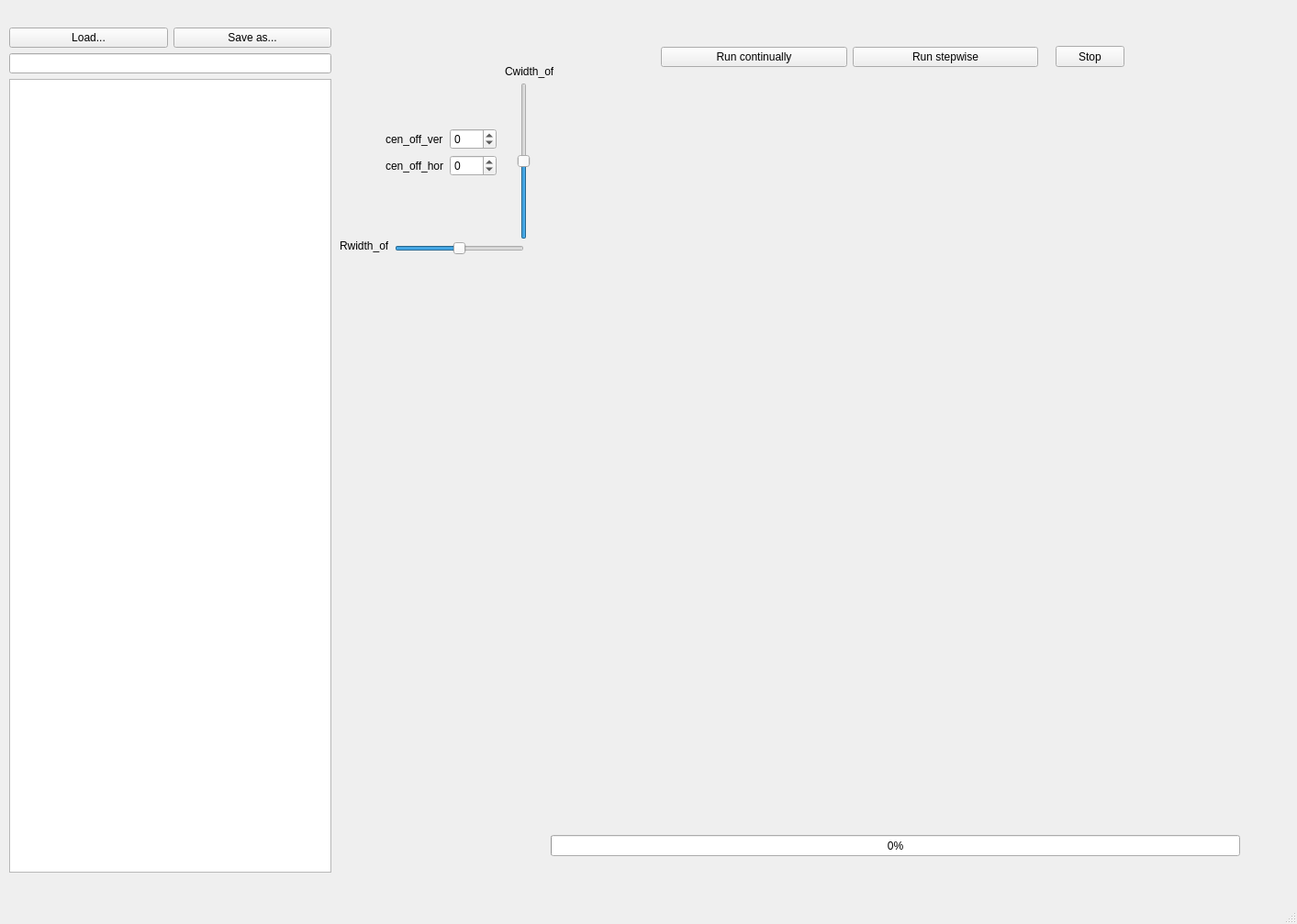
<?xml version="1.0" encoding="UTF-8"?>
<ui version="4.0">
 <class>openfile</class>
 <widget class="QMainWindow" name="openfile">
  <property name="geometry">
   <rect>
    <x>0</x>
    <y>0</y>
    <width>1413</width>
    <height>1007</height>
   </rect>
  </property>
  <property name="windowTitle">
   <string>MainWindow</string>
  </property>
  <widget class="QWidget" name="centralwidget">
   <property name="sizePolicy">
    <sizepolicy hsizetype="Expanding" vsizetype="Expanding">
     <horstretch>0</horstretch>
     <verstretch>0</verstretch>
    </sizepolicy>
   </property>
   <widget class="MplWidget" name="MplWidget" native="true">
    <property name="geometry">
     <rect>
      <x>600</x>
      <y>90</y>
      <width>751</width>
      <height>261</height>
     </rect>
    </property>
    <property name="sizePolicy">
     <sizepolicy hsizetype="Expanding" vsizetype="Expanding">
      <horstretch>0</horstretch>
      <verstretch>0</verstretch>
     </sizepolicy>
    </property>
   </widget>
   <widget class="QSlider" name="horizontalSlider">
    <property name="geometry">
     <rect>
      <x>430</x>
      <y>260</y>
      <width>141</width>
      <height>22</height>
     </rect>
    </property>
    <property name="minimum">
     <number>-50</number>
    </property>
    <property name="maximum">
     <number>50</number>
    </property>
    <property name="orientation">
     <enum>Qt::Horizontal</enum>
    </property>
   </widget>
   <widget class="QSlider" name="verticalSlider">
    <property name="geometry">
     <rect>
      <x>560</x>
      <y>90</y>
      <width>22</width>
      <height>171</height>
     </rect>
    </property>
    <property name="minimum">
     <number>-50</number>
    </property>
    <property name="maximum">
     <number>50</number>
    </property>
    <property name="orientation">
     <enum>Qt::Vertical</enum>
    </property>
   </widget>
   <widget class="QLabel" name="label_3">
    <property name="geometry">
     <rect>
      <x>550</x>
      <y>70</y>
      <width>53</width>
      <height>16</height>
     </rect>
    </property>
    <property name="text">
     <string>Cwidth_off</string>
    </property>
   </widget>
   <widget class="QLabel" name="label_4">
    <property name="geometry">
     <rect>
      <x>370</x>
      <y>260</y>
      <width>53</width>
      <height>16</height>
     </rect>
    </property>
    <property name="text">
     <string>Rwidth_off</string>
    </property>
   </widget>
   <widget class="QProgressBar" name="progressBar">
    <property name="geometry">
     <rect>
      <x>600</x>
      <y>910</y>
      <width>751</width>
      <height>23</height>
     </rect>
    </property>
    <property name="value">
     <number>0</number>
    </property>
   </widget>
   <widget class="QPushButton" name="stopBtn">
    <property name="geometry">
     <rect>
      <x>1150</x>
      <y>50</y>
      <width>75</width>
      <height>23</height>
     </rect>
    </property>
    <property name="text">
     <string>Stop</string>
    </property>
   </widget>
   <widget class="GraphicsLayoutWidget" name="widget_image" native="true">
    <property name="geometry">
     <rect>
      <x>600</x>
      <y>369</y>
      <width>741</width>
      <height>511</height>
     </rect>
    </property>
   </widget>
   <widget class="QWidget" name="">
    <property name="geometry">
     <rect>
      <x>10</x>
      <y>30</y>
      <width>351</width>
      <height>921</height>
     </rect>
    </property>
    <layout class="QVBoxLayout" name="verticalLayout">
     <item>
      <layout class="QHBoxLayout" name="horizontalLayout">
       <item>
        <widget class="QPushButton" name="open">
         <property name="text">
          <string>Load...</string>
         </property>
        </widget>
       </item>
       <item>
        <widget class="QPushButton" name="save">
         <property name="text">
          <string>Save as...</string>
         </property>
        </widget>
       </item>
      </layout>
     </item>
     <item>
      <widget class="QLineEdit" name="lineEdit">
       <property name="sizePolicy">
        <sizepolicy hsizetype="Expanding" vsizetype="Fixed">
         <horstretch>0</horstretch>
         <verstretch>0</verstretch>
        </sizepolicy>
       </property>
      </widget>
     </item>
     <item>
      <widget class="QTextEdit" name="textEdit"/>
     </item>
    </layout>
   </widget>
   <widget class="QWidget" name="">
    <property name="geometry">
     <rect>
      <x>720</x>
      <y>50</y>
      <width>411</width>
      <height>25</height>
     </rect>
    </property>
    <layout class="QHBoxLayout" name="horizontalLayout_2">
     <item>
      <widget class="QPushButton" name="plot">
       <property name="text">
        <string>Run continually</string>
       </property>
      </widget>
     </item>
     <item>
      <widget class="QPushButton" name="runstepwise">
       <property name="text">
        <string>Run stepwise</string>
       </property>
      </widget>
     </item>
    </layout>
   </widget>
   <widget class="QWidget" name="">
    <property name="geometry">
     <rect>
      <x>420</x>
      <y>140</y>
      <width>121</width>
      <height>81</height>
     </rect>
    </property>
    <layout class="QFormLayout" name="formLayout">
     <item row="0" column="0">
      <widget class="QLabel" name="label">
       <property name="text">
        <string>cen_off_ver</string>
       </property>
      </widget>
     </item>
     <item row="0" column="1">
      <widget class="QSpinBox" name="spinBox_ver">
       <property name="minimum">
        <number>-50</number>
       </property>
       <property name="maximum">
        <number>50</number>
       </property>
      </widget>
     </item>
     <item row="1" column="0">
      <widget class="QLabel" name="label_2">
       <property name="text">
        <string>cen_off_hor</string>
       </property>
      </widget>
     </item>
     <item row="1" column="1">
      <widget class="QSpinBox" name="spinBox_hor">
       <property name="minimum">
        <number>-50</number>
       </property>
       <property name="maximum">
        <number>50</number>
       </property>
      </widget>
     </item>
    </layout>
   </widget>
  </widget>
  <widget class="QMenuBar" name="menubar">
   <property name="geometry">
    <rect>
     <x>0</x>
     <y>0</y>
     <width>1413</width>
     <height>21</height>
    </rect>
   </property>
  </widget>
  <widget class="QStatusBar" name="statusbar"/>
 </widget>
 <customwidgets>
  <customwidget>
   <class>MplWidget</class>
   <extends>QWidget</extends>
   <header>mplwidget.h</header>
   <container>1</container>
  </customwidget>
  <customwidget>
   <class>GraphicsLayoutWidget</class>
   <extends>QWidget</extends>
   <header location="global">pyqtgraph.h</header>
   <container>1</container>
  </customwidget>
 </customwidgets>
 <resources/>
 <connections/>
</ui>
